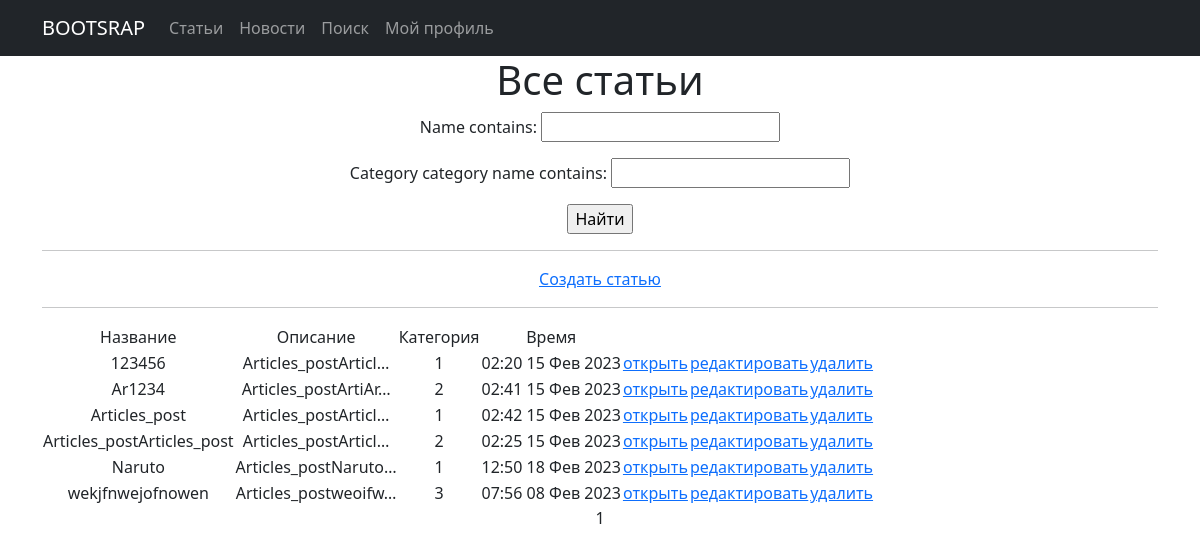
The app's page /simpleapp/articles/ with its own data.
### simpleapp/models.py (models this page shows, shortened)
class Articles(models.Model):
    date = models.DateTimeField(default=datetime.now)
    name = models.CharField(max_length=50, unique=True)
    description = models.TextField(default="Articles_post")
    category = models.ForeignKey(
        to='Category',
        on_delete=models.CASCADE,
        related_name='articles',  # все продукты в категории будут доступны через поле products
    )

class Category(models.Model):
    category_name = models.CharField(max_length=255, unique=True)

### simpleapp/views.py (the view)
# urls.py: path('articles/', ArticlesList.as_view(), name='articles'),
class ArticlesList(ListView):
    model = Articles
    ordering = 'name'
    template_name = 'articles.html'
    context_object_name = 'articles'
    paginate_by = 10
    def get_queryset(self):
        queryset = super().get_queryset()
        self.filterset = ArticlesFilters(self.request.GET, queryset)
        return self.filterset.qs
    def get_context_data(self, **kwargs):
        context = super().get_context_data(**kwargs)
        context['filterset'] = self.filterset
        return context

### simpleapp/templatetags/custom_filters.py (called while the page is built)
@register.filter()
def censor(value):
    try:
        if "редиска" in value:
            value = value.replace('редиска', 'р******')
            return value
        else:
            return value
    except:
        raise TypeError("Функция принимает только строки")

### templates/articles.html (shortened to what this page needs)
{% extends 'flatpages/default.html' %}
{% load custom_filters %}
{% load custom_tags %}
{% block content %}
   <h1>Все статьи</h1>
   <form action="" method="get">
       {{ filterset.form.as_p }}
       <input type="submit" value="Найти" />
   </form>
   <hr>
   <a href="{% url 'articles_create' %}">Создать статью</a>
   <hr>
   {% if  articles %}
       <table>
           <tr>
               <td>Название</td>
               <td>Описание</td>
               <td>Категория</td>
               <td>Время</td>
           </tr>
           {% for post in articles %}
           <tr>
               <td>{{ post.name }}</td>
               <td>{{ post.description|censor|truncatechars:20 }}</td>
               <td>{{ post.category.category_name}}</td>
               <td>{{ post.date|date:'h:s d M Y' }}</td>
               <td><a href = "{{post.pk}}">открыть</a></td>
               <td><a href = "{{post.pk}}/update">редактировать</a></td>
               <td><a href = "{{post.pk}}/delete">удалить</a></td>
           </tr>
           {% endfor %}
       </table>
   {% else %}
       <h2>Статей нет!</h2>
   {% endif %}
   {{ page_obj.number }}
{% endblock content %}

### records on screen
Articles: name "123456", description|censor "Articles_postArticl…", category.category_name "1", date "02:20 15 Фев 2023"
Articles: name "Ar1234", description|censor "Articles_postArtiAr…", category.category_name "2", date "02:41 15 Фев 2023"
Articles: name "Articles_post", description|censor "Articles_postArticl…", category.category_name "1", date "02:42 15 Фев 2023"
Articles: name "Articles_postArticles_post", description|censor "Articles_postArticl…", category.category_name "2", date "02:25 15 Фев 2023"
Articles: name "Naruto", description|censor "Articles_postNaruto…", category.category_name "1", date "12:50 18 Фев 2023"
Articles: name "wekjfnwejofnowen", description|censor "Articles_postweoifw…", category.category_name "3", date "07:56 08 Фев 2023"

### other values on screen
{{ page_obj.number }} "1"
